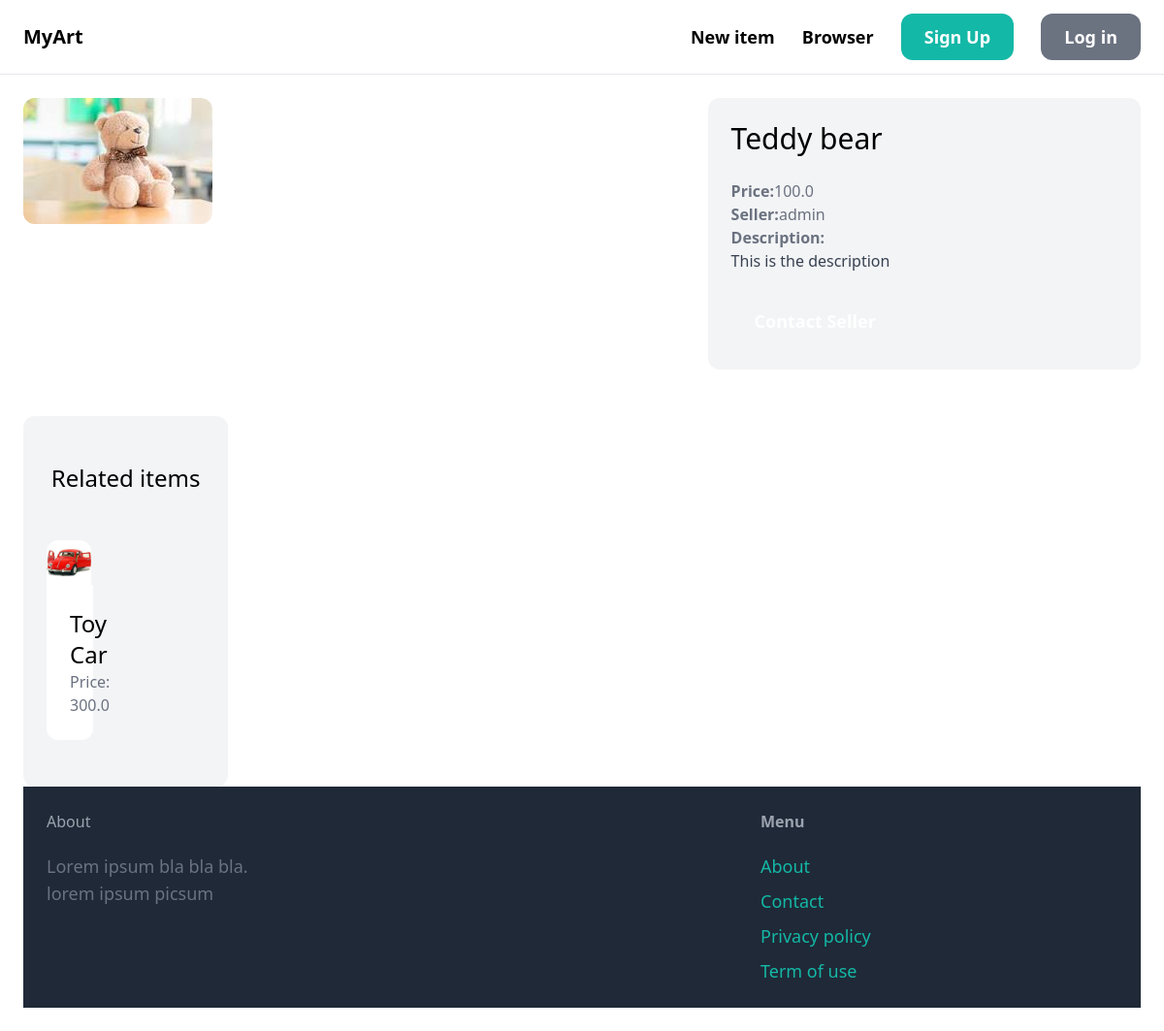
Screenshot of /item/1/ with the database file from the repository.
### item/models.py (models this page shows, shortened)
class Item(models.Model):
      category = models.ForeignKey(Category, related_name='items', on_delete=models.CASCADE)
      name = models.CharField(max_length=255)
      description = models.TextField(blank=True, null=True)
      price = models.FloatField()
      image = models.ImageField(upload_to='item_iamges', blank=True, null=True)
      is_sold = models.BooleanField(default=False)
      created_by = models.ForeignKey(User, related_name='items', on_delete=models.CASCADE)
      created_at = models.DateTimeField(auto_now_add=True)

### item/views.py (the view)
# urls.py: path('<int:pk>/', views.detail, name='detail'),
def detail(request, pk):
    item = get_object_or_404(Item, pk=pk)
    related_items = Item.objects.filter(category=item.category, is_sold=False).exclude(pk=pk)[0:3]
    return render(request, 'item/detail.html', {
        'item': item,
        'related_items': related_items
    })

### item/templates/item/detail.html (shortened to what this page needs)
{% extends 'core/base.html' %}
{% block content %}
<div class="grid grid-cols-5 gap-6">
    <div class="col-span-3">
        <img src="{{ item.image.url }}" class="rounded-xl">
    </div>
    <div class="col-span-2 p-6  bg-gray-100 rounded-xl">
       <h1 class="mb-6 text-3xl">{{ item.name }}</h1>
       <p class="text-gray-500"><strong>Price:</strong>{{ item.price }}</p>
       <p class="text-gray-500"><strong>Seller:</strong>{{ item.created_by.username }}</p>
       {% if item.description %}
           <p class="text-gray-700">
             <strong class="text-gray-500">Description:</strong><br>
             {{ item.description }}
           </p>
        {% endif %}
        {% if request.user == item.created_by  %}
            <div class="mt-6  p-6  bg-white rounded-xl">
               <p> This is your item! </p>
               <a href="{% url 'item:edit'  item.id %}" class="inline-block mt-6 px-6 py-3 text-lg  font-semibold bg-teal-500 text-white rounded-xl">Edit</a>
               <a href="{% url  'item:delete' item.id %}" class="inline-block mt-6 px-6 py-3 text-lg  font-semibold bg-red-500 text-white rounded-xl">Delete</a>
            </div>
        {% else %}
           <a href="{% url 'conversation:new' item.id %}" class="inline-block mt-6 px-6 py-3 text-lg font-semibold by-teal-500 text-white rounded-xl hover:bg-teal-700 ">Contact Seller</a>
        {% endif %}
    </div>
<div class="mt-6 px-6 py-12 bg-gray-100 rounded-xl">
    <h2 class="mb-12 text-2xl text-center">Related items</h2>
    <div class="grid grid-cols-3 gap-3">
       {% for item in related_items %}
           <div>
               <a href="{% url 'item:detail' item.id %}">
                   <div>
                       <img src="{{ item.image.url }}" class="rounded-t-xl">
                   </div>
                   <div class="p-6 bg-white rounded-b-xl">
                       <h2 class="text-2xl">{{ item.name }}</h2>
                       <p class="text-gray-500">Price: {{ item.price }}</p>
                   </div>
               </a>
           </div>
        {% endfor %}
       </div>
    </div>
{% endblock %}

### rows the page displays
Item: image (picture), name "Teddy bear", price "100.0", created_by.username "admin", description "This is the description"
Item: image (picture), name "Toy Car", price "300.0"
